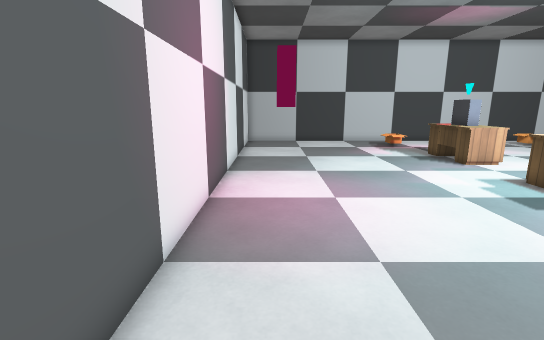
view 1 (above)

17 first-person views from a walk through a 3-D level made in the Godot game engine. The camera is 1.4 m above the floor, tilts 12° down and sees 85° across. The floor is counted in squares, 0.5 m on a side. Each view is taken from the middle of a square. On the plan, view 1 faces up. The plan holds only what a view shows up to about 20 squares ahead; the rest is blank. Some surface patterns are stand-ins.

view 2
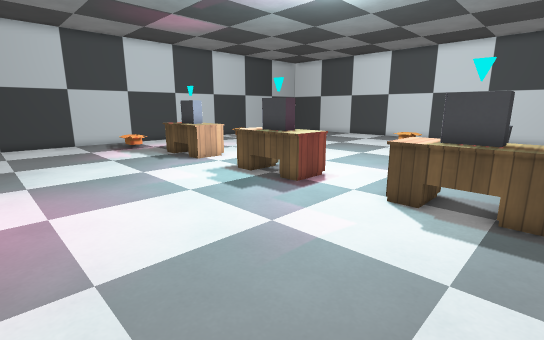

view 3
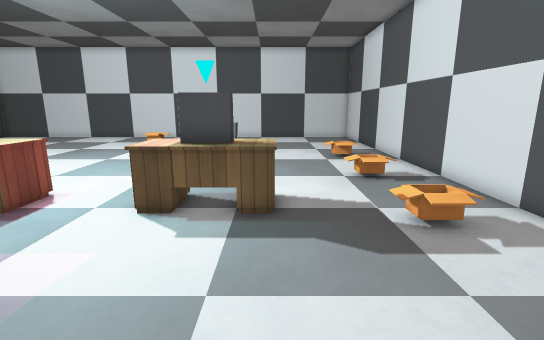

view 4
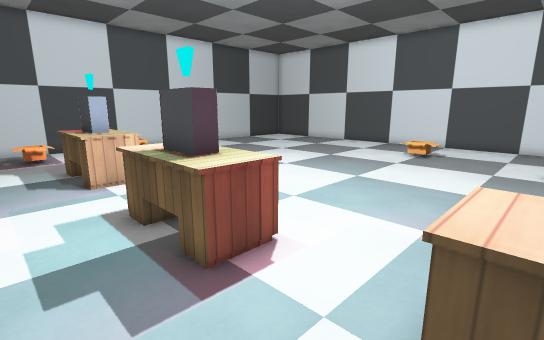

view 5
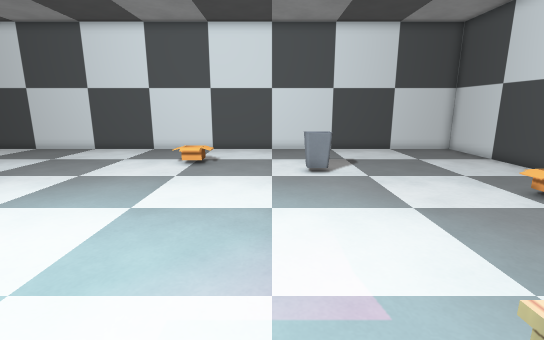

view 6
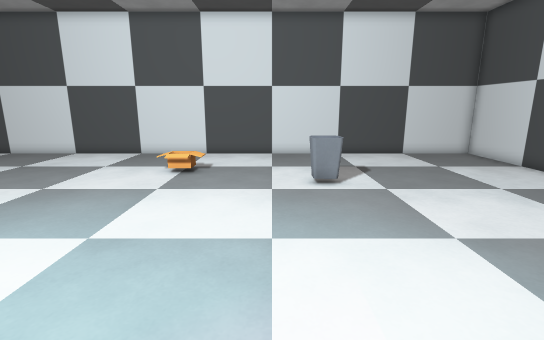

view 7
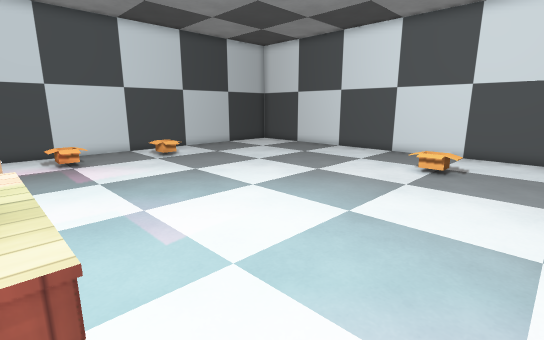

view 8
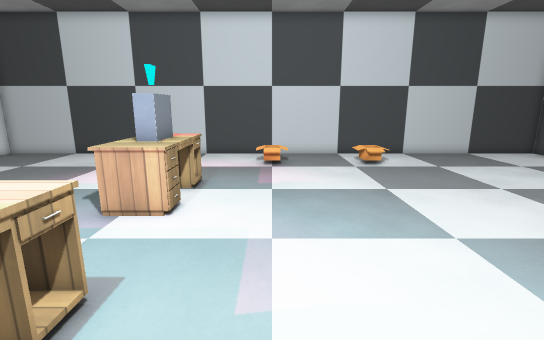

view 9
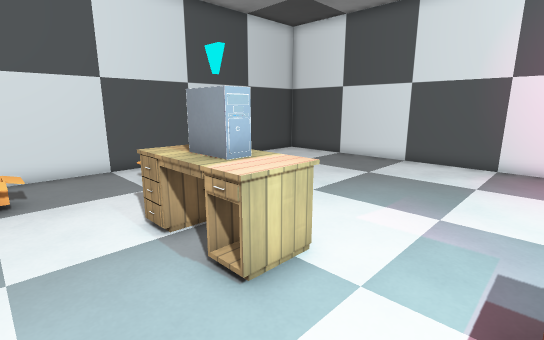

view 10
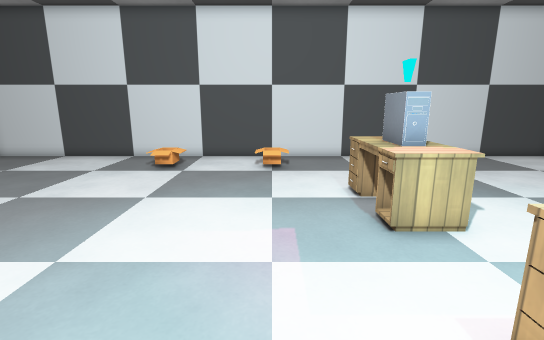

view 11
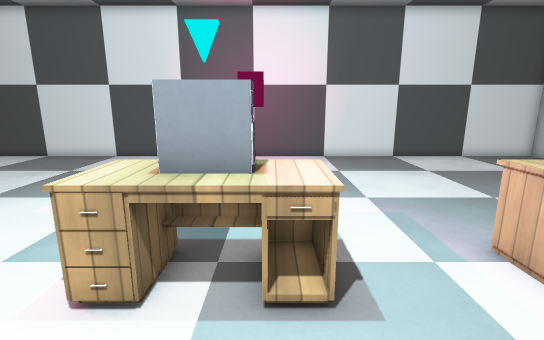

view 12
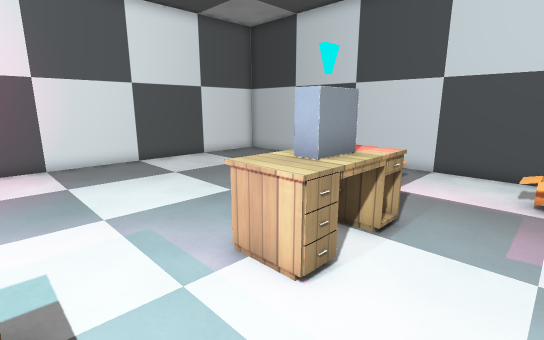

view 13
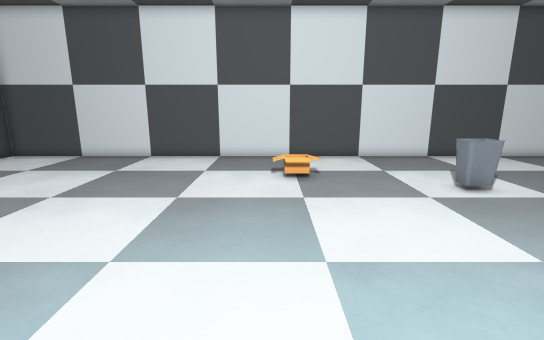

view 14
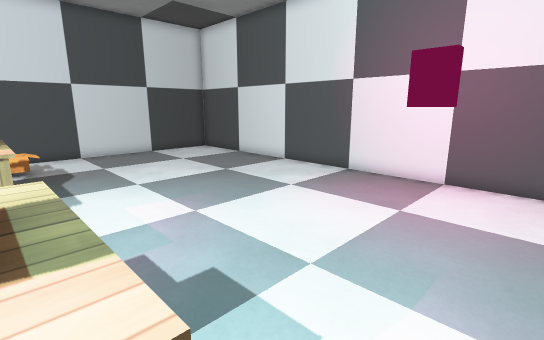

view 15
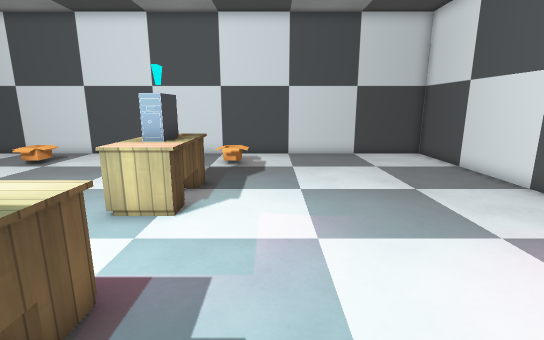

view 16
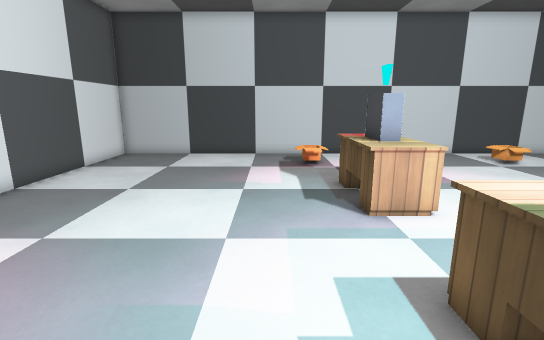

view 17
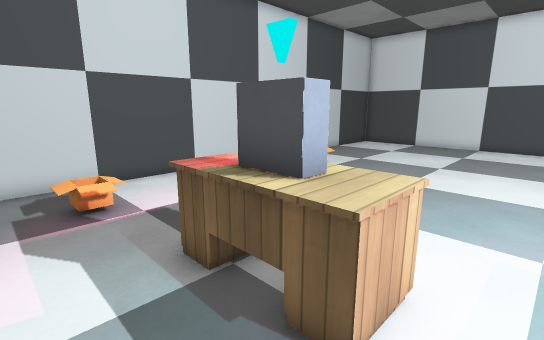

### Floor plan
Key: @ floor where view 1 was taken; # wall or solid block; . floor; / step, stairs or slope; B bench; I bin.
Columns run from 2 left of view 1 to 30 right of it. Each row starts with its distance up from view 1.
 25 #################################
 24 #...............................#
 23 #........../..../..../..........#
 22 #.........///..///..///.........#
 21 #........../..../..../..........#
 20 #...............................#
 19 #...............................#
 18 #..........BBB..................#
 17 #..........BBB..................#
 16 #..........BBB..................#
 15 #..........BBB..................#
 14 #...........BB..................#
 13 #...............................#
 12 #...............................#
 11 #..........BBB..................#
 10 #..........BBB............./....#
  9 #.#........BBB............///...#
  8 #..........BBB............./....#
  7 #..........BBB..................#
  6 #...............................#
  5 #...............................#
  4 #...........BB...........I......#
  3 #..........BBB...........I......#
  2 #..........BBB...........I......#
  1 #..........BBB..................#
  0 #.@........BBB..................#
 -1 #...............................#
 -2 #...............................#
 -3 #........../..../..../..........#
 -4 #.........///..///..///.........#
 -5 #........../..../..../..........#
 -6 #...............................#
 -7 #################################

Where each view was taken, in squares from view 1:
view 1: 0 up, 0 right, facing up
view 2: 0 up, 1 right, facing up-right
view 3: 0 up, 2 right, facing right
view 4: 3 up, 7 right, facing up-right
view 5: 5 up, 10 right, facing right
view 6: 5 up, 12 right, facing right
view 7: 5 up, 11 right, facing up-right
view 8: 7 up, 14 right, facing up
view 9: 7 up, 14 right, facing down-left
view 10: 10 up, 14 right, facing down
view 11: 10 up, 15 right, facing left
view 12: 11 up, 14 right, facing up-left
view 13: 10 up, 13 right, facing right
view 14: 12 up, 10 right, facing down-left
view 15: 11 up, 7 right, facing down
view 16: 7 up, 7 right, facing up
view 17: 13 up, 7 right, facing up-right
